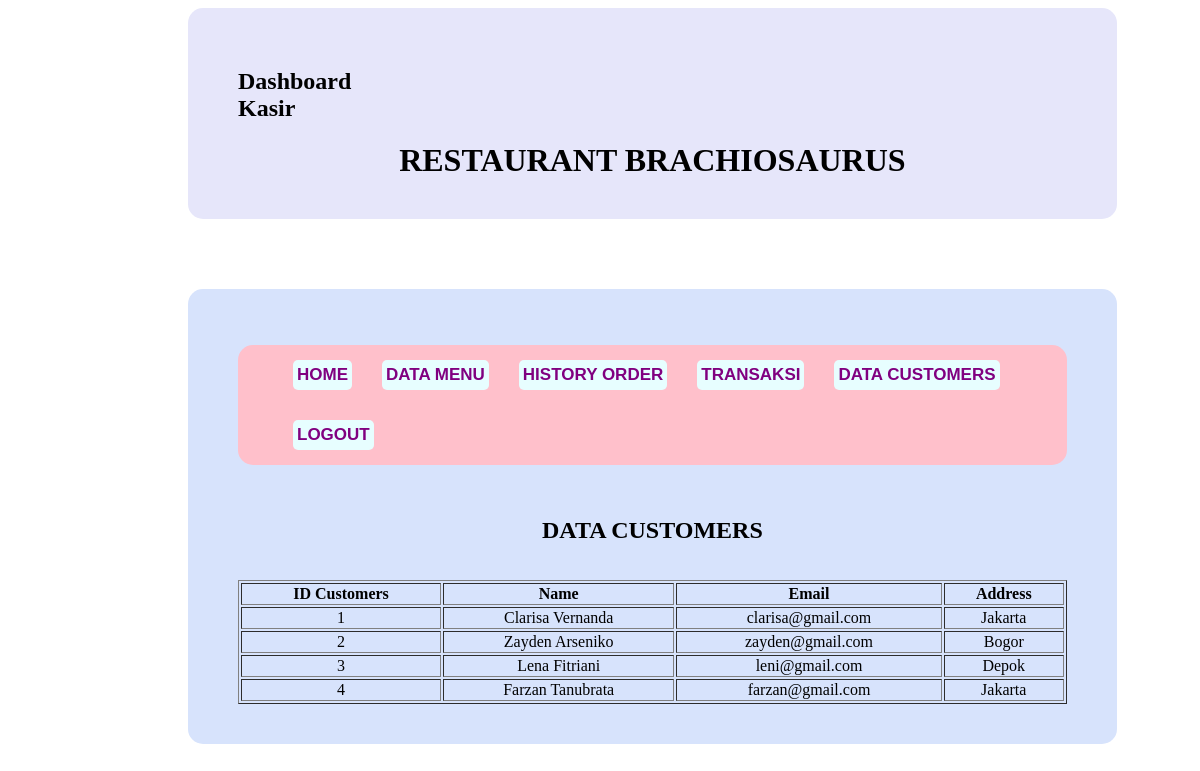
The page /PW_KasirRestoran_Syavira/kasir/index.php?halaman=customers on the database its author committed.
### tables this page shows
CREATE TABLE `pelanggan` (
  `id_pelanggan` int(11) NOT NULL,
  `nama` varchar(100) NOT NULL,
  `email` varchar(100) NOT NULL,
  `alamat` varchar(50) NOT NULL,
  `password` varchar(50) NOT NULL
);

### PW_KasirRestoran_Syavira/kasir/customers.php (the view)
  		<h1 class="center">DATA CUSTOMERS</h1><br><br>
<table border="1" style="text-align: center; width: 100%">
  	    <thead>
		<tr>
			<th>ID Customers</th>
			<th>Name</th>
			<th>Email</th>
			<th>Address</th>
		</tr>
		</thead>
		<tbody>
		<tr>
			<?php $ambil = $koneksi->query("SELECT * FROM pelanggan"); ?>
  		<?php while($pecah = $ambil->fetch_assoc()){ ?>
			<td><?php echo $pecah ['id_pelanggan']; ?></td>
			<td><?php echo $pecah ['nama']; ?></td>
			<td><?php echo $pecah ['email']; ?></td>
			<td><?php echo $pecah ['alamat']; ?></td>
		</tr>
		<?php } ?>
		</tbody>
	    </table>

### PW_KasirRestoran_Syavira/css/style.css (style rules this page uses)
.center { width: -moz-fit-content; width: -webkit-fit-content; width: fit-content; margin: auto; }

### rows shown on the page
pelanggan: id_pelanggan "1", nama "Clarisa Vernanda", email "clarisa@gmail.com", alamat "Jakarta"
pelanggan: id_pelanggan "2", nama "Zayden Arseniko", email "zayden@gmail.com", alamat "Bogor"
pelanggan: id_pelanggan "3", nama "Lena Fitriani", email "leni@gmail.com", alamat "Depok"
pelanggan: id_pelanggan "4", nama "Farzan Tanubrata", email "farzan@gmail.com", alamat "Jakarta"
